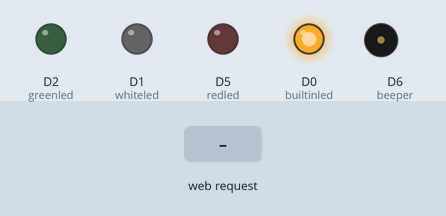
Simulated run of this sketch. Board: ESP8266 (NodeMCU). Shown: output pins drawn as LEDs (lit = HIGH), buzzer (waves = sounding). The test bench sets the inputs (shaded band). WiFi joins after 1.5 s; servers stay silent unless stated; what the sketch prints to the serial monitor is not drawn.

Above: at 4.4 s.
4.5 s: HTTP request GET /REDLED=ON received
At 5.5 s:
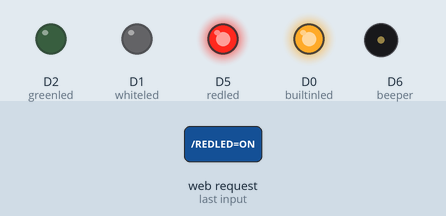
6.2 s: HTTP request GET /REDLED=OFF received
At 6.27 s:
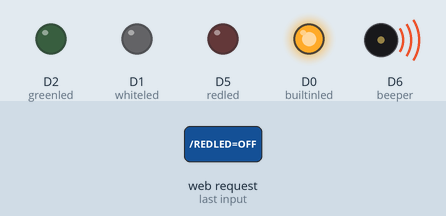
7.8 s: HTTP request GET /GREENLED=ON received
At 9.2 s:
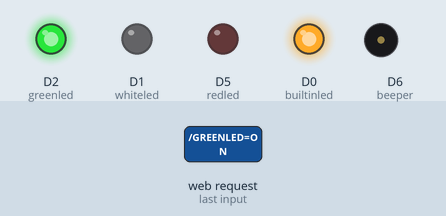
9.5 s: HTTP request GET /WHITELED=ON received
At 10.5 s:
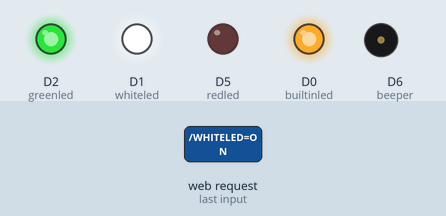
11.2 s: HTTP request GET /GREENLED=OFF received
At 11.7 s:
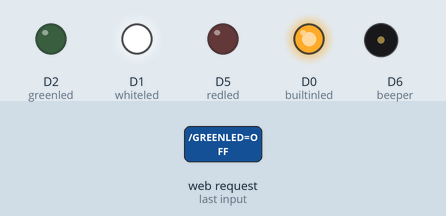
12.8 s: HTTP request GET /REDLED=ON received
At 14.3 s:
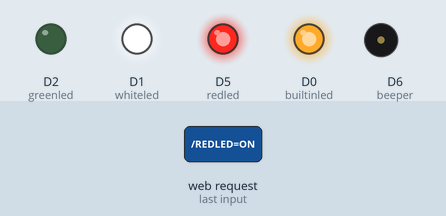
Timing chart, 0 to 15.8 s (numbered marks = the images above; inputs shaded):
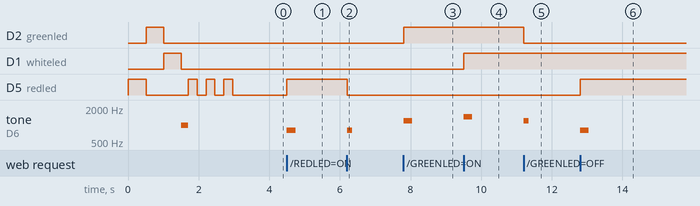

The sketch:

remote_beehive.ino
```cpp
#include <ESP8266WiFi.h>

const char* ssid = "wifissid";
const char* password = "wifipassword";

int builtinled = D0;
int whiteled = D1;
int greenled = D2;
int redled = D5;
int beeper = D6;

int whitevalue = LOW;
int greenvalue = LOW;
int redvalue = LOW;

int period = 15000;
unsigned long time_now = 0;

WiFiServer server(80);

void setup() {
  Serial.begin(115200);
  delay(10);

  pinMode(redled, OUTPUT);
  digitalWrite(redled, HIGH);
  delay(500);
  digitalWrite(redled, LOW);

  pinMode(greenled, OUTPUT);
  digitalWrite(greenled, HIGH);
  delay(500);
  digitalWrite(greenled, LOW);

  pinMode(whiteled, OUTPUT);
  digitalWrite(whiteled, HIGH);
  delay(500);
  digitalWrite(whiteled, LOW);

  pinMode(beeper, OUTPUT);
  digitalWrite(beeper, LOW);
  tone(beeper, 1000, 200);
  delay(200);

  pinMode(builtinled, OUTPUT);
  digitalWrite(builtinled, HIGH);

  // Connect to WiFi network
  Serial.println();
  Serial.println();
  Serial.print("Connecting to ");
  Serial.println(ssid);

  WiFi.begin(ssid, password);

  while (WiFi.status() != WL_CONNECTED) {
    digitalWrite(redled, HIGH);
    delay(250);
    Serial.print(".");
    digitalWrite(redled, LOW);
    delay(250);
  }
  Serial.println("");
  Serial.println("WiFi connected");

  // Start the server
  server.begin();
  Serial.println("Server started");

  // Print the IP address
  Serial.print("Use this URL to connect: ");
  Serial.print("http://");
  Serial.print(WiFi.localIP());
  Serial.println("/");

}

void loop() {

//Heartbeat "OK" flashing LED and WIFI connection loss flashing LED
  if((millis() - time_now > period)){
     time_now = millis();
     if (WiFi.status() == WL_CONNECTED){
        if(greenvalue == LOW){digitalWrite(greenled, HIGH); delay(5); digitalWrite(greenled, LOW);}
        if(greenvalue == HIGH){digitalWrite(greenled, LOW); delay(50); digitalWrite(greenled, HIGH);}
        }
      if (WiFi.status() != WL_CONNECTED){
        if(redvalue == LOW){digitalWrite(redled, HIGH); tone(beeper, 100, 150); delay(100); digitalWrite(redled, LOW);}
        if(redvalue == HIGH){digitalWrite(redled, LOW); tone(beeper, 100, 150); delay(100); digitalWrite(redled, HIGH);}
        }
     }

  // Check if a client has connected
  WiFiClient client = server.available();
  if (!client) {
    return;
  }

  // Wait until the client sends some data
  Serial.println("new client");
  while(!client.available()){
    delay(1);
  }

  // Read the first line of the request
  String request = client.readStringUntil('\r');
  Serial.println(request);
  client.flush();

  // Match the request

  //int redvalue = LOW;
  if (request.indexOf("/REDLED=ON") != -1)  {
    digitalWrite(redled, HIGH);
    tone(beeper, 800, 250);
    delay(250);
    redvalue = HIGH;
  }
  if (request.indexOf("/REDLED=OFF") != -1)  {
    digitalWrite(redled, LOW);
    tone(beeper, 800, 150);
    delay(150);
    redvalue = LOW;
  }

    //int greenvalue = LOW;
  if (request.indexOf("/GREENLED=ON") != -1)  {
    digitalWrite(greenled, HIGH);
    tone(beeper, 1200, 250);
    delay(250);
    greenvalue = HIGH;
  }
  if (request.indexOf("/GREENLED=OFF") != -1)  {
    digitalWrite(greenled, LOW);
    tone(beeper, 1200, 150);
    delay(150);
    greenvalue = LOW;
  }

    //int whitevalue = LOW;
  if (request.indexOf("/WHITELED=ON") != -1)  {
    digitalWrite(whiteled, HIGH);
    tone(beeper, 1400, 250);
    delay(250);
    whitevalue = HIGH;
  }
  if (request.indexOf("/WHITELED=OFF") != -1)  {
    digitalWrite(whiteled, LOW);
    tone(beeper, 1400, 150);
    delay(150);
    whitevalue = LOW;
  }

  // Return the response
  client.println("HTTP/1.1 200 OK");
  client.println("Content-Type: text/html");
  client.println(""); //  do not forget this one
  client.println("<!DOCTYPE HTML>");
  client.println("<html>");

  client.print("Red Led is now: ");

  if(redvalue == HIGH) {
    client.print("On");
  } else if(redvalue == LOW){
    client.print("Off");
  }
  client.println("<br><br>");
  client.println("<a href=\"/REDLED=ON\"\"><button>Red On </button></a>");
  client.println("<a href=\"/REDLED=OFF\"\"><button>Red Off </button></a><br />");
  client.println("<br><br>");
  client.println("<br><br>");


client.print("Green Led is now: ");

  if(greenvalue == HIGH) {
    client.print("On");
  } else if(greenvalue == LOW){
    client.print("Off");
  }
  client.println("<br><br>");
  client.println("<a href=\"/GREENLED=ON\"\"><button>Green On </button></a>");
  client.println("<a href=\"/GREENLED=OFF\"\"><button>Green Off </button></a><br />");
  client.println("<br><br>");
  client.println("<br><br>");


  client.print("White Led is now: ");

  if(whitevalue == HIGH) {
    client.print("On");
  } else if(whitevalue == LOW){
    client.print("Off");
  }
  client.println("<br><br>");
  client.println("<a href=\"/WHITELED=ON\"\"><button>White On </button></a>");
  client.println("<a href=\"/WHITELED=OFF\"\"><button>White Off </button></a><br />");
  client.println("<br><br>");
  client.println("<br><br>");
  client.println("</html>");


  delay(1);
  Serial.println("Client disonnected");
  Serial.println("");

}
```

Measured:
- after the input at 4.5 s, D5 (redled): LOW → HIGH at once; tone on D6 (beeper): silent → 800 Hz at once, → silent 0.25 s later
- after the input at 6.2 s, D5 (redled): HIGH → LOW at once; tone on D6 (beeper): silent → 800 Hz at once, → silent 0.15 s later
- after the input at 7.8 s, D2 (greenled): LOW → HIGH at once; tone on D6 (beeper): silent → 1200 Hz at once, → silent 0.25 s later
- after the input at 9.5 s, D1 (whiteled): LOW → HIGH at once; tone on D6 (beeper): silent → 1400 Hz at once, → silent 0.25 s later
- after the input at 11.2 s, D2 (greenled): HIGH → LOW at once; tone on D6 (beeper): silent → 1200 Hz at once, → silent 0.15 s later
- after the input at 12.8 s, D5 (redled): LOW → HIGH at once; tone on D6 (beeper): silent → 800 Hz at once, → silent 0.25 s later
